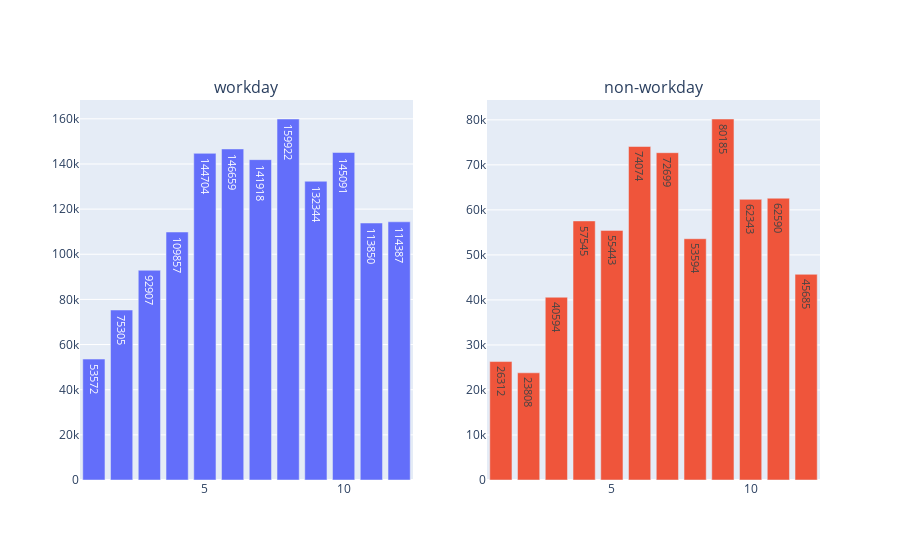

Notebook code cell kept with this figure:
### Code cell
visualize('month')

### Figure 1 — Plotly figure (JSON) as saved in the notebook; plotly's stock layout.template omitted (floating-point values rounded to 4 significant figures)
{"data": [{"text": ["53572.0", "75305.0", "92907.0", "109857.0", "144704.0", "146659.0", "141918.0", "159922.0", "132344.0", "145091.0", "113850.0", "114387.0"], "textposition": "auto", "texttemplate": "%{text:.0f}", "type": "bar", "x": [1, 2, 3, 4, 5, 6, 7, 8, 9, 10, 11, 12], "xaxis": "x", "y": [53572, 75305, 92907, 109857, 144704, 146659, 141918, 159922, 132344, 145091, 113850, 114387], "yaxis": "y"}, {"text": ["26312.0", "23808.0", "40594.0", "57545.0", "55443.0", "74074.0", "72699.0", "53594.0", "80185.0", "62343.0", "62590.0", "45685.0"], "textposition": "auto", "texttemplate": "%{text:.0f}", "type": "bar", "x": [1, 2, 3, 4, 5, 6, 7, 8, 9, 10, 11, 12], "xaxis": "x2", "y": [26312, 23808, 40594, 57545, 55443, 74074, 72699, 53594, 80185, 62343, 62590, 45685], "yaxis": "y2"}], "layout": {"annotations": [{"font": {"size": 16}, "showarrow": false, "text": "workday", "x": 0.225, "xanchor": "center", "xref": "paper", "y": 1, "yanchor": "bottom", "yref": "paper"}, {"font": {"size": 16}, "showarrow": false, "text": "non-workday", "x": 0.775, "xanchor": "center", "xref": "paper", "y": 1, "yanchor": "bottom", "yref": "paper"}], "showlegend": false, "xaxis": {"anchor": "y", "domain": [0, 0.45]}, "xaxis2": {"anchor": "y2", "domain": [0.55, 1]}, "yaxis": {"anchor": "x", "domain": [0, 1]}, "yaxis2": {"anchor": "x2", "domain": [0, 1]}}}
